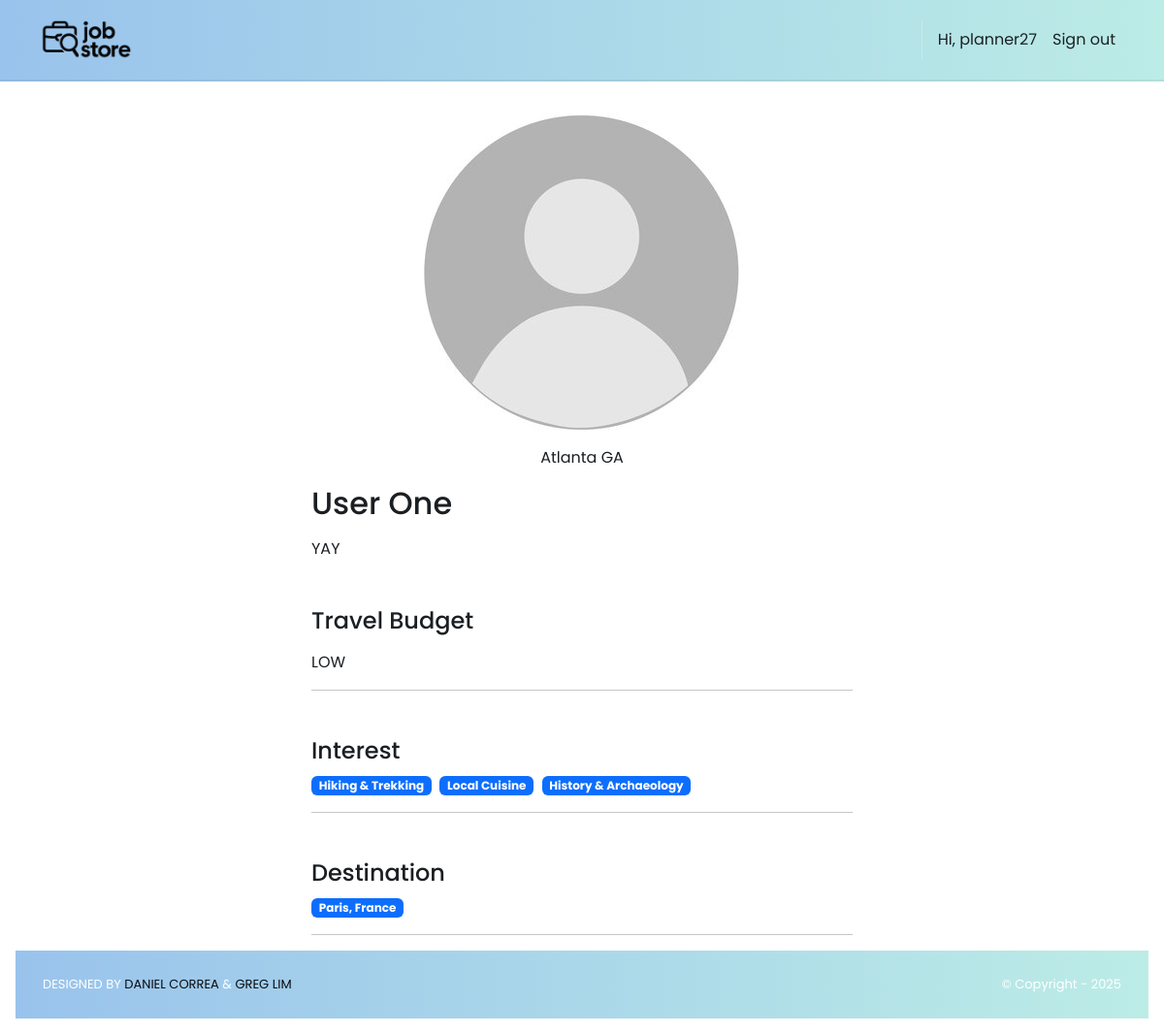
The page /roadTripper/1/ (signed in) on the database its author committed.
### accounts/models.py (models this page shows)
class User(AbstractUser):
    class Roles(models.TextChoices):
        PLANNER = "PLANNER", "Planner"
        ROAD_TRIPPER = "ROAD_TRIPPER", "Road Tripper"
    role = models.CharField(
        max_length=20, choices=Roles.choices, default=Roles.ROAD_TRIPPER, db_index=True
    )
    @property
    def is_planner(self) -> bool:
        return self.role == self.Roles.PLANNER
    @property
    def is_roadTripper(self) -> bool:
        return self.role == self.Roles.ROAD_TRIPPER

### roadTripper/models.py (models this page shows, shortened)
class RoadTripper(models.Model):
    user = models.OneToOneField(
        settings.AUTH_USER_MODEL, on_delete=models.CASCADE, related_name="roadTripper_profile"
    )
    firstName = models.CharField("First Name", max_length=255)
    lastName  = models.CharField("Last Name", max_length=255)
    location  = models.CharField("Home Location", max_length=255, blank=True)
    image     = models.ImageField("Profile Image", upload_to='roadTripper_images/', null=True, blank=True)
    TRAVEL_BUDGET_CHOICES = [
        ('LOW', 'Budget-Friendly (Under $50/day)'),
        ('MID', 'Mid-Range (Approx. $50 - $150/day)'),
        ('HIGH', 'Luxury (Over $150/day)'),
        ('FLEX', 'Flexible / Varies'),
    ]
    travel_headline = models.CharField("Travel Tagline", max_length=255, blank=True,
        help_text="A short, catchy phrase about your travel style."
    )
    travel_budget = models.CharField("Travel Budget", max_length=4, choices=TRAVEL_BUDGET_CHOICES, default='MID')
    interests = models.ManyToManyField("Interest", related_name="trippers_with_interest", blank=True)
    destinations = models.ManyToManyField("Destination", related_name="trippers_want_to_visit", blank=True)
    links = models.ManyToManyField("Link", related_name="roadTripper", blank=True)
    hide_image = models.BooleanField(default=False)
    hide_travel_headline = models.BooleanField(default=False)
    hide_travel_budget = models.BooleanField(default=False)
    hide_profile = models.BooleanField(default=False)
    hide_location = models.BooleanField(default=False)

class Interest(models.Model):
    name = models.CharField(max_length=100, unique=True)

class Destination(models.Model):
    city = models.CharField(max_length=100, blank=True)
    country = models.CharField(max_length=100)
    def __str__(self):
        if self.city:
            return f"{self.city}, {self.country}"
        return self.country

### roadTripper/views.py (the view)
# urls.py: path('<int:id>/', views.show, name='planner.show'),
@login_required
def show(request, id):
    roadTripper = get_object_or_404(RoadTripper, id=id)
    template_data = {
        "roadTripper": roadTripper,
        "name": f"{roadTripper.firstName} {roadTripper.lastName}",
        "links": roadTripper.links.all(),
        "hide_profile": roadTripper.hide_profile,
    }
    return render(request, "roadTripper/show.html", {"template_data": template_data})

### pitStop/context_processors.py (called while the page is built)
def static_revisions(request):
    base = Path(settings.BASE_DIR)
    logo_path = base / 'pitStop' / 'static' / 'img' / 'logo.png'
    try:
        rev_logo = str(int(os.path.getmtime(logo_path)))
    except Exception:
        rev_logo = '1'
    css_path = base / 'pitStop' / 'static' / 'css' / 'style.css'
    try:
        rev_css = str(int(os.path.getmtime(css_path)))
    except Exception:
        rev_css = '1'
    return {
        'STATIC_REV_LOGO': rev_logo,
        'STATIC_REV_CSS': rev_css,
    }

### roadTripper/templates/roadTripper/show.html (shortened to what this page needs)
{% extends 'base.html' %}
{% block content %}
{% load static %}
<div class="p-3">
  <div class="container">
    <div class="col-md-6 mx-auto mb-3">
      <div class="mb-3 text-center">
        {% load static %}
        {% if template_data.roadTripper.image and not template_data.roadTripper.hide_image %}
          <img src="{{ template_data.roadTripper.image.url }}" class="d-block mx-auto" style="width:300px;height:300px;border-radius:50%;object-fit:cover;object-position:center;" alt="{{ template_data.name }}">
        {% else %}
          <img src="{% static 'img/default_profile.jpg' %}" class="avatar-big d-block mx-auto" alt="No profile image">
        {% endif %}
        {% if not template_data.roadTripper.hide_location %}
          <p>{{ template_data.roadTripper.location }}</p>
        {% endif %}
      </div>
      <h2>{{ template_data.name }}</h2>
      {% if not template_data.roadTripper.hide_travel_headline %}
        <div class="mt-3">{{ template_data.roadTripper.travel_headline }}</div>
      {% endif %}
      {% if not template_data.roadTripper.hide_travel_budget %}
        <h4 class="mt-5">Travel Budget</h4>
        <div class="mt-3">{{ template_data.roadTripper.travel_budget}}</div>
      {% endif %}
      <hr />
      <h4 class="mt-5">Interest</h4>
        {% for interest in template_data.roadTripper.interests.all %}
          <span class="badge bg-primary me-1">{{ interest.name }}</span>
        {% empty %}
          <p class="text-muted">No interests listed.</p>
        {% endfor %}
      <hr />
      <h4 class="mt-5">Destination</h4>
        {% for destination in template_data.roadTripper.destinations.all %}
          <span class="badge bg-primary me-1">{{ destination }}</span>
        {% empty %}
          <p class="text-muted">No destination listed.</p>
        {% endfor %}
      <hr />
</div>
{% endblock %}

### pitStop/templates/base.html (shortened to what this page needs)
<!DOCTYPE html>
<html>
  {% load static %}
  <head>
    <link href="https://cdn.jsdelivr.net/npm/bootstrap@5.3.3/dist/css/bootstrap.min.css"
          rel="stylesheet">
    <link rel="stylesheet"
          href="https://cdnjs.cloudflare.com/ajax/libs/font-awesome/6.1.1/css/all.min.css">
    <link rel="stylesheet" type="text/css" href="{% static 'css/style.css' %}?v={{ STATIC_REV_CSS }}">
  </head>
  <body class="d-flex flex-column min-vh-100{% if request.resolver_match and request.resolver_match.url_name == 'home.index' %} is-home{% endif %}">
    <nav class="p-3 navbar navbar-light ms-brandbar navbar-expand-lg">
      <div class="container">
        <a class="navbar-brand" href="{% url 'home.index' %}">
          <img src="{% static 'img/logo.png' %}?v={{ STATIC_REV_LOGO }}" alt="logo" height="40" />
        </a>
        <div class="collapse navbar-collapse" id="navbarNavAltMarkup">
          <div class="navbar-nav ms-auto navbar-ml align-items-lg-center">
            {% if user.is_authenticated %}
              <span class="nav-link disabled">Hi, {{ user.username }}</span>
              <a class="nav-link" href="{% url 'logout' %}">Sign out</a>
            {% else %}
              <a class="nav-link" href="{% url 'home.about' %}">About</a>
              <a class="nav-link" href="{% url 'login' %}">Log in</a>
              <a class="nav-link" href="{% url 'signup.choice' %}">Sign up</a>
            {% endif %}
          </div>
        </div>
      </div>
    </nav>
    <div class="flex-grow-1">
      {% block content %}
      {% endblock content %}
    </div>
    <section class="p-3 ms-footer-bottom">
      <div class="container d-flex justify-content-between">
        <div class="me-5 text-white">
          <span>DESIGNED BY
            <a href="https://www.x.com/danielgarax" target="_blank">DANIEL CORREA</a> &
            <a href="https://www.x.com/greglim81" target="_blank">GREG LIM</a>
          </span>
        </div>
        <div class="text-white">
          <span>© Copyright - 2025</span>
        </div>
      </div>
    </section>
  </body>
</html>

### pitStop/static/css/style.css (style rules this page uses)
:root { --bg: #ffffff; --bg-alt: #f6f7f9; --surface: #ffffff; --surface-2: #f2f3f5; --text: #1b1f23; --muted: #6b7280; --border: #e5e7eb; --brand-blue-1: #99C3EC; --brand-blue-2: #AAD2EC; --brand-cyan: #BCECE6; --brand-mint: #97E3C2; --brand-peach: #FFEED9; --brand-pink: #F69C9E; --primary: var(--brand-blue-1); --primary-contrast: #0b0d10; --link: var(--brand-blue-1); --success: var(--brand-mint); --warning: var(--brand-peach); --danger: var(--brand-pink); --shadow: 0 6px 20px rgba(0,0,0,0.08); --radius: 10px; --radius-sm: 8px; --radius-xs: 6px; --focus: 0 0 0 0.2rem rgba(153,195,236,0.35); --transition: 180ms ease; }
html, body { background: var(--bg); color: var(--text); }
body { font-family: 'Poppins', system-ui, -apple-system, Segoe UI, Roboto, Arial, sans-serif; line-height: 1.5; text-rendering: optimizeLegibility; -webkit-font-smoothing: antialiased; -moz-osx-font-smoothing: grayscale; transition: background-color var(--transition), color var(--transition); }
a { color: var(--link); }
.navbar { backdrop-filter: saturate(160%) blur(4px); }
.navbar .nav-link { opacity: 0.9; }
.ms-brandbar { background-color: #99C3EC; background: linear-gradient(90deg, var(--brand-blue-1), var(--brand-cyan)) !important; border-bottom: 2px solid rgba(0,0,0,0.06); }
.ms-brandbar .nav-link, .ms-brandbar .navbar-brand, .ms-brandbar .navbar-text { color: var(--primary-contrast) !important; }
.ms-brandbar .nav-link { position: relative; transition: color 160ms ease, transform 140ms ease; }
.ms-brandbar .nav-link::after { content: ''; position: absolute; left: 0; right: 0; bottom: -4px; height: 2px; width: 0; margin: 0 auto; background: var(--primary-contrast); transition: width 180ms ease; }
.ms-footer-bottom { background-color: #99C3EC; background: linear-gradient(90deg, var(--brand-blue-1), var(--brand-cyan)) !important; border-top: 0; }
.ms-footer-bottom span { font-size: 13px; line-height: 38px; }
.ms-footer-bottom a { color: var(--primary-contrast); text-decoration: none; }
.btn, .form-control, .form-select, .nav-link, .card { transition: all var(--transition); }

### rows shown on the page
User: username "planner27"
RoadTripper: roadTripper.location "Atlanta GA", roadTripper.travel_headline "YAY", roadTripper.travel_budget "LOW"
Interest: name "Hiking & Trekking"
Interest: name "Local Cuisine"
Interest: name "History & Archaeology"
Destination: city+country "Paris, France"

### other values the page prints
{{ template_data.name }} "User One"
